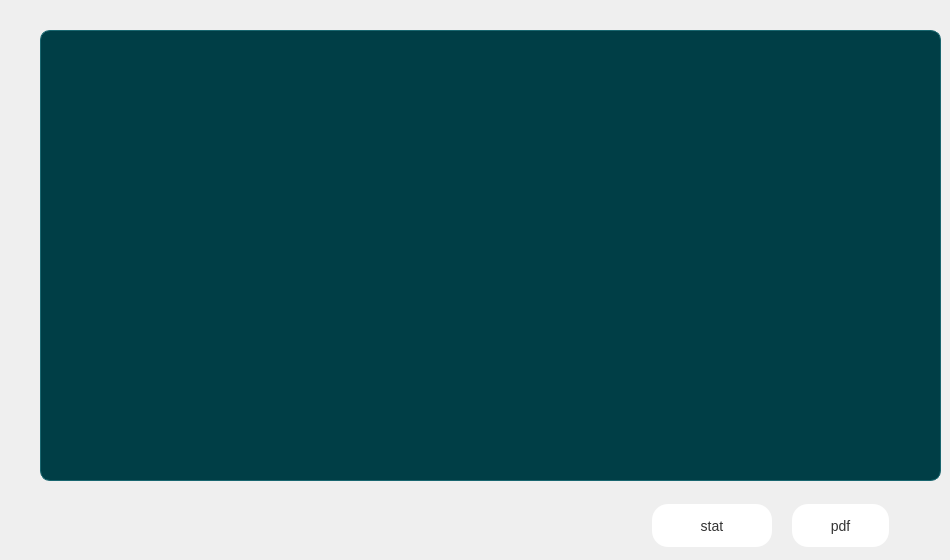
      <widget class="QWidget" name="tab_2">
       <attribute name="title">
        <string>employes</string>
       </attribute>
       <widget class="QTableView" name="tab">
        <property name="geometry">
         <rect>
          <x>40</x>
          <y>30</y>
          <width>901</width>
          <height>451</height>
         </rect>
        </property>
        <property name="styleSheet">
         <string notr="true">QTableView {
  background-color: #003e46;
  color: white;
  border: 1px solid #19666f;
  border-radius: 10px;
}

QTableView::item {
  padding: 4px;
  border: none;
}

QTableView::item:selected {
  background-color: #19666f;
  color: white;
}

QHeaderView::section {
  background-color: #003e46;
  color: white;
  padding: 4px;
  border: none;
}</string>
        </property>
       </widget>
       <widget class="QPushButton" name="butt_pdf">
        <property name="geometry">
         <rect>
          <x>790</x>
          <y>500</y>
          <width>101</width>
          <height>51</height>
         </rect>
        </property>
        <property name="styleSheet">
         <string notr="true">QPushButton {
   background-color: #fff;
   border: none;
   color: #333;
   padding: 10px 20px;
   text-align: center;
   text-decoration: none;
   display: inline-block;
   font-size: 14px;
   margin: 4px 2px;
   cursor: pointer;
   border-radius: 16px;

}

QPushButton:hover {
   background-color: #EF829B;
}


QPushButton::pressed
{
	background-color: #EF829B;

}</string>
        </property>
        <property name="text">
         <string>pdf</string>
        </property>
        <property name="icon">
         <iconset resource="res.qrc">
          <normaloff>:/icons/icons/feather/file-text.svg</normaloff>:/icons/icons/feather/file-text.svg</iconset>
        </property>
        <property name="iconSize">
         <size>
          <width>25</width>
          <height>25</height>
         </size>
        </property>
       </widget>
       <widget class="QPushButton" name="stat">
        <property name="geometry">
         <rect>
          <x>650</x>
          <y>500</y>
          <width>124</width>
          <height>51</height>
         </rect>
        </property>
        <property name="styleSheet">
         <string notr="true">QPushButton {
   background-color: #fff;
   border: none;
   color: #333;
   padding: 10px 20px;
   text-align: center;
   text-decoration: none;
   display: inline-block;
   font-size: 14px;
   margin: 4px 2px;
   cursor: pointer;
   border-radius: 16px;

}

QPushButton:hover {
   background-color: #EF829B;
}


QPushButton::pressed
{
	background-color: #EF829B;

}</string>
        </property>
        <property name="text">
         <string>stat</string>
        </property>
       </widget>
      </widget>
